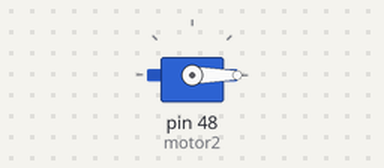
Recording of a sketch running on a simulated Arduino Mega 2560, built with avr-gcc and run on an emulated ATmega2560. Shown: servo.

Above: at 0.05 s.
At 4.0 s:
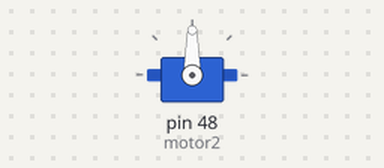
Timing chart, 0 to 5.2 s (numbered marks = the images above):
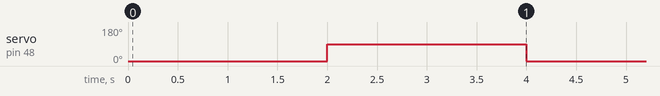

The sketch:

auto.ino
```cpp
#include <Servo.h>
Servo motor2;

void setup() {

}

void loop() {
  motor2.attach(48);
  motor2.write(0);
  delay(2000);
  motor2.write(90);
  delay(2000);
}
```

Measured:
- by itself, servo on pin 48 (motor2): alternates 90° for 2.0 s and 0° for 2.0 s
